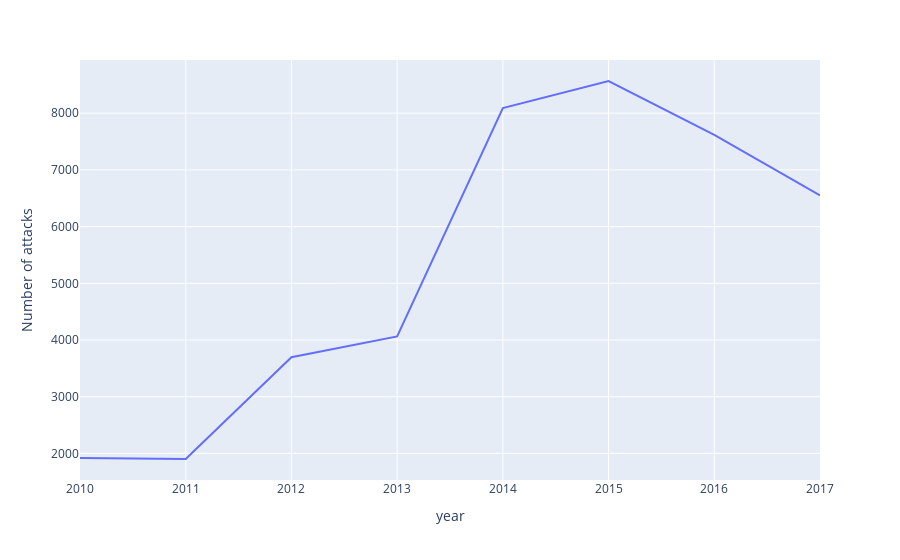

The code cell stored with this chart in its notebook:
### Code cell
fg1 = px.line(years , x= 'year' , y = 'Number of attacks')
fg1.show()

### Figure 1 — Plotly figure (JSON) as saved in the notebook; plotly's stock layout.template omitted (floating-point values rounded to 4 significant figures)
{"data": [{"hovertemplate": "year=%{x}<br>Number of attacks=%{y}<extra></extra>", "legendgroup": "", "line": {"color": "#636efa", "dash": "solid"}, "marker": {"symbol": "circle"}, "mode": "lines", "name": "", "orientation": "v", "showlegend": false, "type": "scatter", "x": [2010, 2011, 2012, 2013, 2014, 2015, 2016, 2017], "xaxis": "x", "y": [1920, 1901, 3696, 4063, 8090, 8568, 7618, 6551], "yaxis": "y"}], "layout": {"legend": {"tracegroupgap": 0}, "margin": {"t": 60}, "xaxis": {"anchor": "y", "domain": [0, 1], "title": {"text": "year"}}, "yaxis": {"anchor": "x", "domain": [0, 1], "title": {"text": "Number of attacks"}}}}
